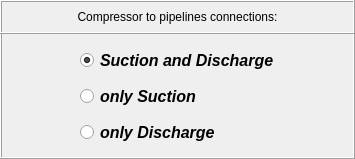
     <widget class="QFrame" name="frame_6">
      <property name="geometry">
       <rect>
        <x>68</x>
        <y>154</y>
        <width>355</width>
        <height>159</height>
       </rect>
      </property>
      <property name="minimumSize">
       <size>
        <width>355</width>
        <height>0</height>
       </size>
      </property>
      <property name="maximumSize">
       <size>
        <width>355</width>
        <height>16777215</height>
       </size>
      </property>
      <property name="frameShape">
       <enum>QFrame::Box</enum>
      </property>
      <property name="frameShadow">
       <enum>QFrame::Raised</enum>
      </property>
      <widget class="QLabel" name="label_6">
       <property name="geometry">
        <rect>
         <x>0</x>
         <y>0</y>
         <width>355</width>
         <height>34</height>
        </rect>
       </property>
       <property name="minimumSize">
        <size>
         <width>355</width>
         <height>34</height>
        </size>
       </property>
       <property name="maximumSize">
        <size>
         <width>355</width>
         <height>34</height>
        </size>
       </property>
       <property name="font">
        <font>
         <italic>false</italic>
        </font>
       </property>
       <property name="frameShape">
        <enum>QFrame::Box</enum>
       </property>
       <property name="frameShadow">
        <enum>QFrame::Raised</enum>
       </property>
       <property name="text">
        <string>Compressor to pipelines connections:</string>
       </property>
       <property name="alignment">
        <set>Qt::AlignCenter</set>
       </property>
      </widget>
      <widget class="QWidget" name="verticalLayoutWidget">
       <property name="geometry">
        <rect>
         <x>80</x>
         <y>44</y>
         <width>219</width>
         <height>105</height>
        </rect>
       </property>
       <layout class="QVBoxLayout" name="verticalLayout">
        <item>
         <widget class="QRadioButton" name="radioButton_connected_at_suction_and_discharge">
          <property name="minimumSize">
           <size>
            <width>200</width>
            <height>28</height>
           </size>
          </property>
          <property name="maximumSize">
           <size>
            <width>200</width>
            <height>28</height>
           </size>
          </property>
          <property name="font">
           <font>
            <family>Arial</family>
            <pointsize>12</pointsize>
            <weight>75</weight>
            <italic>true</italic>
            <bold>true</bold>
           </font>
          </property>
          <property name="text">
           <string>Suction and Discharge</string>
          </property>
          <property name="checked">
           <bool>true</bool>
          </property>
         </widget>
        </item>
        <item>
         <widget class="QRadioButton" name="radioButton_connected_at_suction">
          <property name="minimumSize">
           <size>
            <width>180</width>
            <height>28</height>
           </size>
          </property>
          <property name="maximumSize">
           <size>
            <width>180</width>
            <height>28</height>
           </size>
          </property>
          <property name="font">
           <font>
            <family>Arial</family>
            <pointsize>12</pointsize>
            <weight>75</weight>
            <italic>true</italic>
            <bold>true</bold>
           </font>
          </property>
          <property name="text">
           <string>only Suction</string>
          </property>
         </widget>
        </item>
        <item>
         <widget class="QRadioButton" name="radioButton_connected_at_discharge">
          <property name="minimumSize">
           <size>
            <width>180</width>
            <height>28</height>
           </size>
          </property>
          <property name="maximumSize">
           <size>
            <width>180</width>
            <height>28</height>
           </size>
          </property>
          <property name="font">
           <font>
            <family>Arial</family>
            <pointsize>12</pointsize>
            <weight>75</weight>
            <italic>true</italic>
            <bold>true</bold>
           </font>
          </property>
          <property name="text">
           <string>only Discharge</string>
          </property>
         </widget>
        </item>
       </layout>
      </widget>
     </widget>
